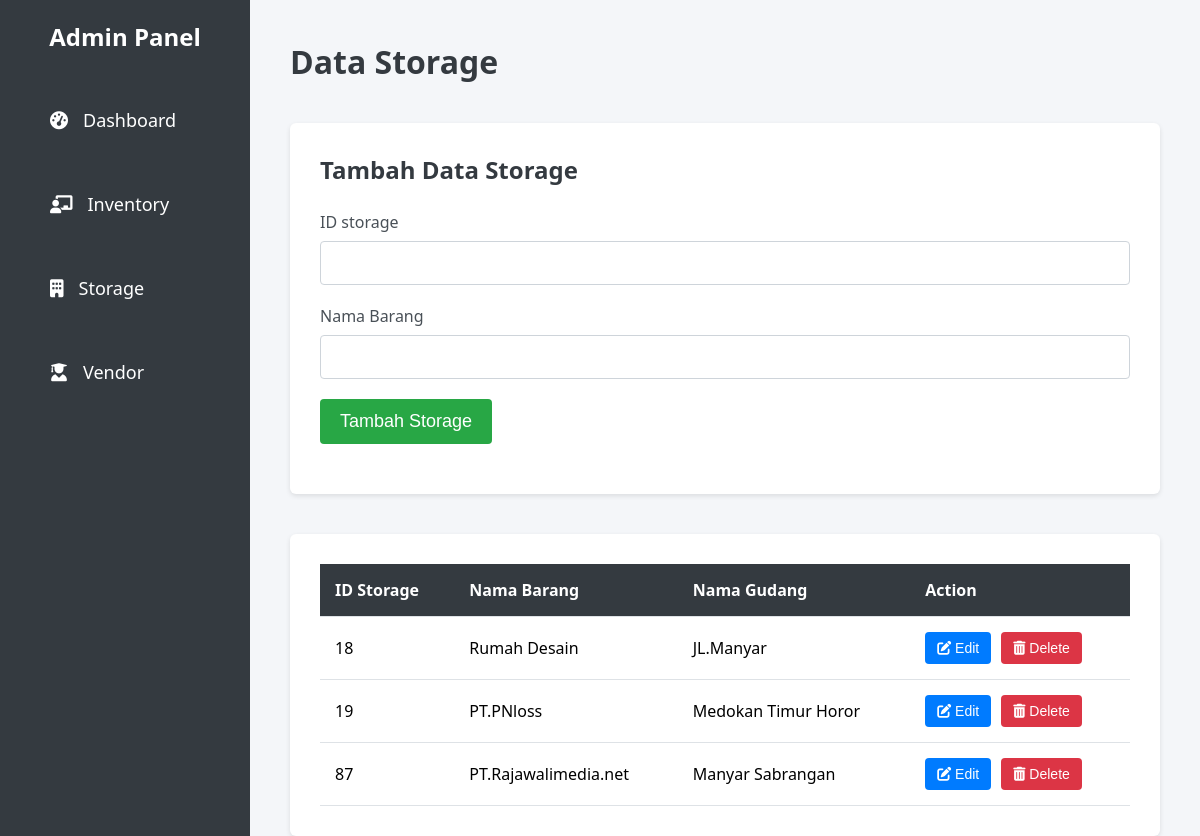
Page /storage.php on the committed database.
### tables this page shows
CREATE TABLE `storage` (
  `id_storage` int(15) NOT NULL,
  `nama_gudang` varchar(30) NOT NULL,
  `lokasi_gudang` varchar(30) NOT NULL
);

### storage.php (the view, shortened to what this page needs)
<?php
include 'koneksi.php';
?>
<!DOCTYPE html>
<html lang="en">
<head>
    <link rel="stylesheet" href="https://cdnjs.cloudflare.com/ajax/libs/font-awesome/6.0.0-beta3/css/all.min.css" />
    <link rel="stylesheet" href="Dasboard.css">
</head>
<body>
    <div class="sidebar">
        <h2>Admin Panel</h2>
        <ul>
            <li><a href="Dasboard.php"><i class="fas fa-tachometer-alt"></i> Dashboard</a></li>
            <li><a href="inventory.php"><i class="fas fa-chalkboard-teacher"></i> Inventory</a></li>
            <li><a href="storage.php"><i class="fas fa-building"></i> Storage</a></li>
            <li><a href="vendor.php"><i class="fas fa-user-graduate"></i> Vendor</a></li>
        </ul>
    </div>
    <div class="main-content">
        <header>Data Storage</header>
        <div class="form-container">
            <h2>Tambah Data Storage</h2>
            <form action="storage.php" method="POST">
                <div class="form-group">
                    <label for="id_storage">ID storage</label>
                    <input type="text" id="id_storage" name="id_storage" required>
                </div>
                <div class="form-group">
                    <label for="nama_barang">Nama Barang</label>
                    <input type="text" id="nama_gudang" name="nama_gudang" required>
                </div>
                <div class="form-group">
                    <button type="submit" name="submit">Tambah Storage</button>
                </div>
            </form>
        </div>
        <div class="table-container">
            <table>
                <thead>
                    <tr>
                        <th>ID Storage</th>
                        <th>Nama Barang</th>
                        <th>Nama Gudang</th>
                        <th>Action</th>
                    </tr>
                </thead>
                <tbody>
                    <?php
                    $sql = "SELECT * FROM storage";
                    $result = $conn->query($sql);
                    if ($result->num_rows > 0):
                        while($row = $result->fetch_assoc()):
                    ?>
                    <tr>
                        <td><?= $row['id_storage']; ?></td>
                        <td><?= $row['nama_gudang']; ?></td>
                        <td><?= $row['lokasi_gudang']; ?></td>
                        <td>
                            <div class="action-buttons">
                                <form action="storage.php" method="POST">
                                    <button type="button" class="edit-button" onclick="openEditModal('<?= $row['id_storage']; ?>', '<?= $row['nama_gudang']; ?>')">
                                        <i class="fas fa-edit"></i> Edit
                                    </button>
                                </form>
                                <form action="storage.php" method="POST" onsubmit="return confirm('Apakah Anda yakin ingin menghapus data ini?');">
                                    <button type="submit" name="delete" class="delete-button">
                                        <i class="fas fa-trash-alt"></i> Delete
                                    </button>
                                </form>
                            </div>
                        </td>
                    </tr>
                    <?php
                        endwhile;
                    else:
                    ?>
                    <tr>
                        <td colspan="3">Tidak ada data storage ditemukan.</td>
                    </tr>
                    <?php
                    endif;
                    ?>
                </tbody>
            </table>
        </div>
    </div>
</body>
</html>

### Dasboard.css (style rules this page uses)
* { margin: 0; padding: 0; box-sizing: border-box; }
body { font-family: Arial, sans-serif; display: flex; height: 100vh; background-color: #f4f4f4; margin: 0; }
.sidebar { width: 250px; background-color: #333; color: #fff; height: 100%; padding: 20px; position: fixed; top: 0; left: 0; overflow-y: auto; transition: width 0.3s ease; }
.sidebar h2 { margin-bottom: 20px; }
.sidebar ul { list-style: none; }
.sidebar ul li { margin-bottom: 10px; }
.sidebar ul li a { color: #fff; text-decoration: none; font-size: 18px; display: flex; align-items: center; padding: 10px; border-radius: 5px; transition: background-color 0.3s; }
.sidebar ul li a i { margin-right: 10px; }
.main-content { margin-left: 250px; padding: 20px; width: calc(100% - 250px); }
header { margin-bottom: 20px; }

### storage.php (style rules this page uses)
body { font-family: 'Segoe UI', Tahoma, Geneva, Verdana, sans-serif; background-color: #f4f6f9; margin: 0; display: flex; min-height: 100vh; }
.sidebar { width: 250px; background-color: #343a40; color: #fff; position: fixed; height: 100%; overflow-y: auto; padding-top: 20px; }
.sidebar h2 { text-align: center; margin-bottom: 30px; font-size: 24px; font-weight: bold; }
.sidebar ul { list-style-type: none; padding-left: 0; }
.sidebar ul li { padding: 15px 20px; }
.sidebar ul li a { color: #fff; text-decoration: none; display: flex; align-items: center; font-size: 18px; transition: background 0.3s; }
.sidebar ul li a i { margin-right: 15px; }
.main-content { margin-left: 250px; padding: 40px; width: calc(100% - 250px); }
.main-content header { font-size: 32px; font-weight: bold; margin-bottom: 40px; color: #343a40; }
.form-container { background-color: #fff; padding: 30px; border-radius: 6px; box-shadow: 0 2px 5px rgba(0,0,0,0.1); margin-bottom: 40px; }
.form-container h2 { margin-bottom: 25px; color: #343a40; }
.form-group { margin-bottom: 20px; }
.form-group label { display: block; margin-bottom: 8px; color: #495057; font-weight: 500; }
.form-group input { width: 100%; padding: 12px 15px; border: 1px solid #ced4da; border-radius: 4px; font-size: 16px; color: #495057; outline: none; transition: border-color 0.3s; }
.form-group button { padding: 12px 20px; background-color: #28a745; border: none; color: #fff; font-size: 18px; border-radius: 4px; cursor: pointer; transition: background 0.3s; }
.table-container { background-color: #fff; padding: 30px; border-radius: 6px; box-shadow: 0 2px 5px rgba(0,0,0,0.1); }
table { width: 100%; border-collapse: collapse; margin-bottom: 0; }
table thead { background-color: #343a40; color: #fff; }
table th, table td { padding: 15px; text-align: left; border-bottom: 1px solid #dee2e6; }
.action-buttons { display: flex; gap: 10px; }
.action-buttons form { display: inline; }
.action-buttons button { padding: 8px 12px; border: none; border-radius: 4px; color: #fff; font-size: 14px; cursor: pointer; transition: background 0.3s; }
.action-buttons .edit-button { background-color: #007bff; }
.action-buttons .delete-button { background-color: #dc3545; }

### rows in the picture
storage: id_storage "18", nama_gudang "Rumah Desain", lokasi_gudang "JL.Manyar"
storage: id_storage "19", nama_gudang "PT.PNloss", lokasi_gudang "Medokan Timur Horor"
storage: id_storage "87", nama_gudang "PT.Rajawalimedia.net", lokasi_gudang "Manyar Sabrangan"
